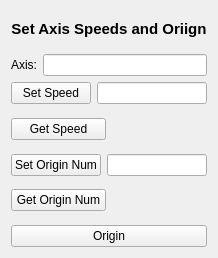
   <widget class="QWidget" name="layoutWidget">
    <property name="geometry">
     <rect>
      <x>480</x>
      <y>383</y>
      <width>191</width>
      <height>258</height>
     </rect>
    </property>
    <layout class="QVBoxLayout" name="verticalLayout_7">
     <item>
      <widget class="QLabel" name="label_setSpeed">
       <property name="text">
        <string>&lt;html&gt;&lt;head/&gt;&lt;body&gt;&lt;p align=&quot;center&quot;&gt;&lt;span style=&quot; font-size:11pt; font-weight:600;&quot;&gt;Set Axis Speeds and Oriign&lt;/span&gt;&lt;/p&gt;&lt;/body&gt;&lt;/html&gt;</string>
       </property>
      </widget>
     </item>
     <item>
      <layout class="QHBoxLayout" name="horizontalLayout_6">
       <item>
        <widget class="QLabel" name="label_axis">
         <property name="text">
          <string>Axis:</string>
         </property>
        </widget>
       </item>
       <item>
        <widget class="QLineEdit" name="text_axis">
         <property name="enabled">
          <bool>true</bool>
         </property>
         <property name="text">
          <string/>
         </property>
        </widget>
       </item>
      </layout>
     </item>
     <item>
      <layout class="QHBoxLayout" name="horizontalLayout_24">
       <item>
        <widget class="QPushButton" name="pushButton_setSpeed">
         <property name="text">
          <string>Set Speed</string>
         </property>
        </widget>
       </item>
       <item>
        <widget class="QLineEdit" name="text_setSpeed"/>
       </item>
      </layout>
     </item>
     <item>
      <layout class="QHBoxLayout" name="horizontalLayout_25">
       <item>
        <widget class="QPushButton" name="pushButton_getSpeed">
         <property name="text">
          <string>Get Speed</string>
         </property>
        </widget>
       </item>
       <item>
        <widget class="QLabel" name="label_getSpeed">
         <property name="text">
          <string/>
         </property>
        </widget>
       </item>
      </layout>
     </item>
     <item>
      <layout class="QHBoxLayout" name="horizontalLayout_27">
       <item>
        <widget class="QPushButton" name="pushButton_setOrigin">
         <property name="text">
          <string>Set Origin Num</string>
         </property>
        </widget>
       </item>
       <item>
        <widget class="QLineEdit" name="text_setOrigin"/>
       </item>
      </layout>
     </item>
     <item>
      <layout class="QHBoxLayout" name="horizontalLayout_28">
       <item>
        <widget class="QPushButton" name="pushButton_getOrigin">
         <property name="text">
          <string>Get Origin Num</string>
         </property>
        </widget>
       </item>
       <item>
        <widget class="QLabel" name="label_getOrigin">
         <property name="text">
          <string/>
         </property>
        </widget>
       </item>
      </layout>
     </item>
     <item>
      <widget class="QPushButton" name="pushButton_origin">
       <property name="text">
        <string>Origin</string>
       </property>
      </widget>
     </item>
    </layout>
   </widget>
